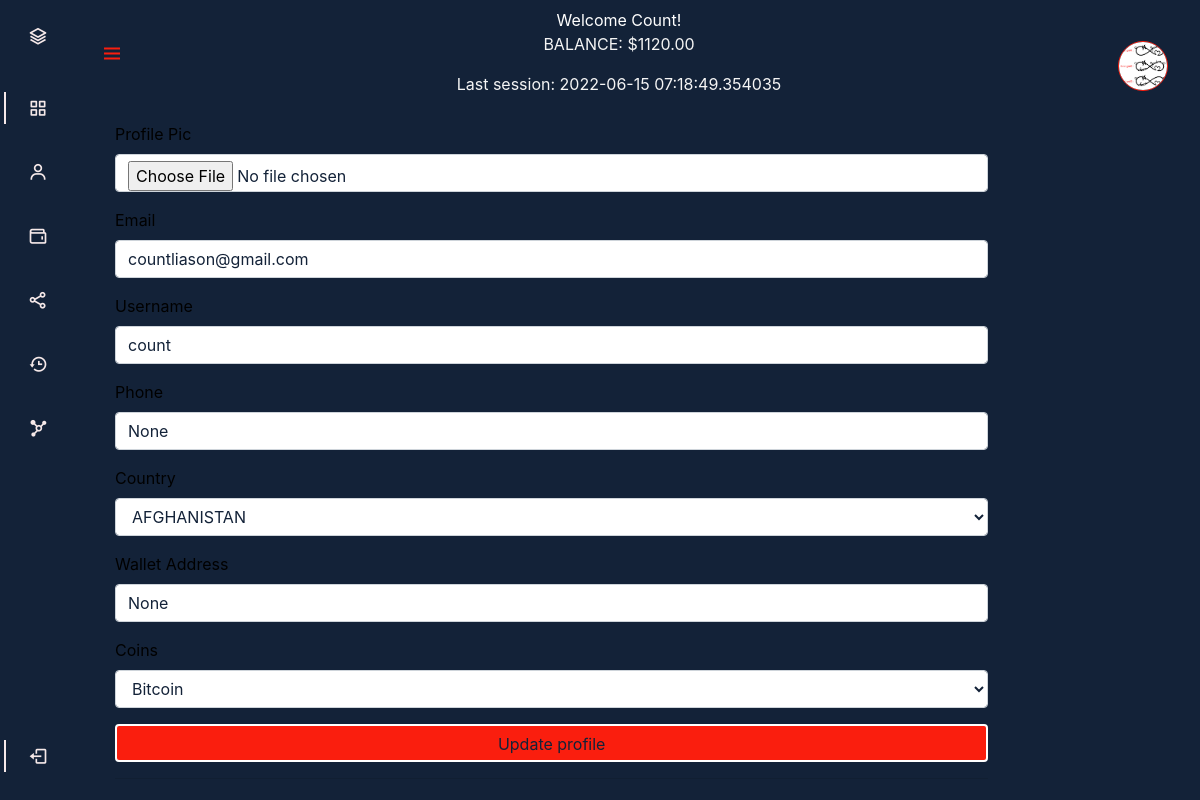
Page /edit_profile/1 (signed in) on the committed database.
### webapp/auth/models.py (models this page shows, shortened)
class User(db.Model, UserMixin):
    __tablename__ = 'users'
    id = db.Column(db.Integer, primary_key=True)
    email = db.Column(db.String(64), unique=True, index=True)
    country = db.Column(db.String(64))
    phone = db.Column(db.String(15))
    username = db.Column(db.String(20), unique=True)
    password = db.Column(db.String(64))
    password_hash = db.Column(db.String(128))
    confirmed = db.Column(db.Boolean, default=False)
    coin = db.Column(db.String(20))
    wallet_address = db.Column(db.String(64))
    profile_pic = db.Column(db.String(), nullable=True)
    account_balance = db.Column(db.Integer)
    deposit_amount = db.Column(db.Integer)
    total_deposit = db.Column(db.Integer)
    total_payouts = db.Column(db.Integer)
    transaction_image = db.Column(db.String(255))
    transaction = db.relationship('Transactions', backref='user', lazy='dynamic')
    investment = db.relationship('Investments', backref='user', lazy='dynamic')
    referral_code = db.Column(db.String(20), unique=True)
    referrals = db.Column(db.Integer, default=0)
    member_since = db.Column(db.DateTime(), default=datetime.utcnow)
    last_seen = db.Column(db.DateTime(), default=datetime.utcnow)
    roles = db.relationship(
        'Role',
        secondary=roles,
        backref=db.backref('users', lazy='dynamic')
    )
    def ping(self):
        self.last_seen = datetime.utcnow()
        db.session.add(self)
        db.session.commit()
    @property
    def password(self):
        raise AttributeError('password is not a readable attribute')

### webapp/main/views.py (the view, shortened to what this page needs)
@main_blueprint.route('/edit_profile/<username>', methods=['GET', 'POST'])
@login_required
def edit_profile(username):
    form = EditProfileForm()
    user = User.query.filter_by(username=current_user.username).first()
    return render_template("edit_profile.html", form=form, user=user, username=current_user.username)

### webapp/auth/models.py (called while the page is built)
@login_manager.user_loader
def load_user(user_id):
    return User.query.get(int(user_id))

### webapp/auth/views.py (called while the page is built)
@auth_blueprint.before_app_request
def before_request():
    if current_user.is_authenticated:
        current_user.ping()
        if not current_user.confirmed \
                and request.endpoint \
                and request.blueprint != 'auth' \
                and request.endpoint != 'static':
            return redirect(url_for('auth.unconfirmed'))

### webapp/templates/main/edit_profile.html (shortened to what this page needs)
{% extends "dash.html" %}
{% block page_content %}
<p>&nbsp;</p>
<p>&nbsp;</p>
<div class="page-header">
    <h3 class="text-center text-uppercase mb-2" style="color: white">Edit Your Profile</h3>
</div>
<div class="container">
    <div class="row">
        {% if username == current_user.username %}
        <div class="col-10">
            <form id="login" method="POST" action="{{ url_for('main.edit_profile', username=current_user.username) }}" enctype="multipart/form-data" class="signin-form">
                <div class="form-group">
                    {{ form.profile_pic.label }}
                    {{ form.profile_pic(class="form-control", type="file", placeholder="Upload your profile picture", value=user.profile_pic) }}
                </div>
                <div class="form-group">
                    {{ form.email.label }}
                    {{ form.email(class="form-control", type="email", placeholder="Enter Email", value=user.email) }}
                </div>
                <div class="form-group">
                    {{ form.username.label }}
                    {{ form.username(class="form-control", type="username", placeholder="Enter Username", value=user.username) }}
                </div>
                <div class="form-group">
                    {{ form.phone.label }}
                    {{ form.phone(class="form-control", type="tel", placeholder="Enter Phone", value=user.phone) }}
                </div>
                <div class="form-group">
                    {{ form.country.label }}
                    {{ form.country(class="form-control", type="country", placeholder="Enter Country", value=user.country) }}
                </div>
                <div class="form-group">
                    {{ form.wallet_address.label }}
                    {{ form.wallet_address(class="form-control", type="address", placeholder="Enter Wallet", value=user.wallet_address) }}
                </div>
                <div class="form-group">
                    {{ form.coin.label }}
                    {{ form.coin(class="form-control", type="coin", placeholder="Select coin", value=user.coin) }}
                </div>
                <div class="form-group">
                    <button type="submit" class="form-control btn btn-primary submit px-3">Update profile</button>
                </div>
                <hr>
            </form>
        </div>
        {%  endif  %}
    </div>
</div>
{% endblock %}

### webapp/templates/dash.html (shortened to what this page needs)
<!DOCTYPE html>
<html lang="en">
<head>
{% block head %}
    {% block styles %}
        <link rel="stylesheet" href="{{ url_for('static', filename='stylesheets/profile.css') }}">
        <link rel="stylesheet" href="https://cdn.jsdelivr.net/npm/boxicons@latest/css/boxicons.min.css">
        <link href="{{ url_for('static',filename='stylesheets/bootstrap.min.css') }}" rel="stylesheet">
    {% endblock %}
{% endblock %}
</head>
<body id="body-pd">
<header class="header" id="header">
    <div class="header__toggle">
        <i class='bx bx-menu' id="header-toggle" style="color:#fa1e0e "></i>
    </div>
    {% if current_user.profile_pic %}
        <span class="text-center">
            <p class="nav-username text-capitalize mt-2" style="color: white;">Welcome {{ current_user.username }}!</p>
            <p class="text-center text-uppercase"  style="font-size:12px; font-weight: bolder; font: var(--roboto);color: whitesmoke">Balance: ${{ current_user.account_balance }}.00</p>
            <p class="text-center"  style="font-size:7px; font-weight: bolder; font: var(--roboto);color: whitesmoke">Last session: {{ current_user.last_seen }}</p>
        </span>
        <a href="{{ url_for('main.profile', username=current_user.username) }}"><img class="profile-pic" src="{{ url_for('static', filename='img/' + user.profile_pic)}}"  align=""></a>
    {% endif %}
</header>
    <div class="l-navbar" id="nav-bar">
        <nav class="nav mb-3">
            <div>
                <a href="{{ url_for('main.index') }}" class="nav__logo">
                    <i class='bx bx-layer nav__logo-icon'></i>
                </a>
                <div class="nav__list">
                    <a href="{{ url_for('main.dashboard', username=current_user.username) }}" class="nav__link active">
                    <i class='bx bx-grid-alt nav__icon' ></i>
                    </a>
                    <a href="{{ url_for('main.profile',  username=current_user.username) }}" class="nav__link">
                        <i class='bx bx-user nav__icon' ></i>
                    </a>
                    <a href="{{ url_for('main.investment', username=current_user.username) }}" class="nav__link">
                        <i class='bx bx-wallet nav__icon' ></i>
                    </a>
                    <a href="{{ url_for('main.share_balance', username=current_user.username) }}" class="nav__link">
                        <i class='bx bx-share-alt nav__icon' ></i>
                    </a>
                    <a href="{{ url_for('main.history', username=current_user.username) }}" class="nav__link">
                        <i class='bx bx-history nav__icon' ></i>
                    </a>
                    <a href="{{ url_for('main.referrals', username=current_user.username) }}" class="nav__link">
                        <i class='bx bxs-network-chart nav__icon' ></i>
                    </a>
                </div>
            </div>
            <a href="{{ url_for('auth.logout') }}" class="nav__link active">
                <i class='bx bx-log-out nav__icon' ></i>
            </a>
        </nav>
    </div>
    {% block page_content %}
    {% endblock %}
 </body>
</html>

### webapp/static/stylesheets/profile.css (style rules this page uses)
:root { --header-height: 3rem; --nav-width: 68px; #F6E9E9 --db-color: #364e68; --db-color-light: #132238; --db-white-color: #F6E9E9; --border-color: rgba(107, 103, 224, 0.67); --box-shadow: 0px 10px 30px rgba(57, 56, 61, 0.205); --body-font: 'Nunito', sans-serif; --normal-font-size: 1rem; --roboto: 'Roboto', cursive; --z-fixed: 100; }
body { position: relative; margin: var(--header-height) 0 0 0; padding: 0 1rem; font-family: var(--body-font); font-size: var(--normal-font-size); transition: .5s; background-color: var(--db-color-light) !important; color: var(--db-color-light); }
a { text-decoration: none; }
.header { width: 100%; height: var(--header-height); position: fixed; top: 0; left: 0; display: flex; align-items: center; justify-content: space-between; padding: 0 1rem; background-color: var(--db-color-light); z-index: var(--z-fixed); transition: .5s; margin-bottom: 10px; }
.header__toggle { color: var(--db-color); font-size: 1.5rem; cursor: pointer; }
.l-navbar { position: fixed; top: 0; left: -30%; width: var(--nav-width); height: 100%; background-color: var(--db-color); padding: .5rem 1rem 0 0; transition: .5s; z-index: var(--z-fixed); }
.nav { height: 100%; display: flex; flex-direction: column; justify-content: space-between; overflow: hidden; }
.nav__logo, .nav__link { display: grid; grid-template-columns: max-content max-content; align-items: center; column-gap: 1rem; padding: .5rem 0 .5rem 1.5rem; }
.nav__logo { margin-bottom: 2rem; }
.nav__logo-icon { font-size: 1.25rem; color: #F6E9E9; }
.nav__link { position: relative; color: #F6E9E9; margin-bottom: 1.5rem; transition: .3s; }
.nav__icon { font-size: 1.25rem; }
.active { color: var(--db-white-color); }
.active::before { content: ''; position: absolute; left: 0; width: 2px; height: 32px; background-color: var(--db-white-color); }
@media screen and (min-width: 768px) { body { margin: calc(var(--header-height) + 1rem) 0 0 0; padding-left: calc(var(--nav-width) + 2rem); } }
@media screen and (min-width: 768px) { .header { height: calc(var(--header-height) + 1.rem); padding: 0 2rem 0 calc(var(--nav-width) + 2rem); } }
@media screen and (min-width: 768px) { .profile-pic { width: 50px; height: 50px; background-color: white; border: 1px #fa1e0e solid; border-radius: 50px; margin-top: 20px; } }
@media screen and (min-width: 768px) { .nav-username { font: var(--roboto); margin: 20px 0 0 0; } }
@media screen and (min-width: 768px) { .l-navbar { left: 0; padding: 1rem 1rem 0 0; } }
section .row > span > button, a { position: relative; margin-left: 4px !important; color: #c8cbcf; }
.form-group { position: relative; }
label { color: white; }
.form-control { border: none; height: 50px; color: #132238 !important; background-color: white; border: 1px solid transparent; background: rgba(255, 255, 255, 0.08); border-radius: 40px; padding-left: 20px; padding-right: 20px; -webkit-transition: 0.3s; -o-transition: 0.3s; transition: 0.3s; }
.btn.btn-primary { background: #fa1e0e !important; border: 2px solid #ffffff !important; }
label { color: black !important; }

### rows in the picture
User: username "Count", account_balance "1120", last_seen "2022-06-15 07:18:49.354035", profile_pic (picture), email "countliason@gmail.com", username "count", phone "None", country "AFGHANISTAN", wallet_address "None", coin "Bitcoin"
